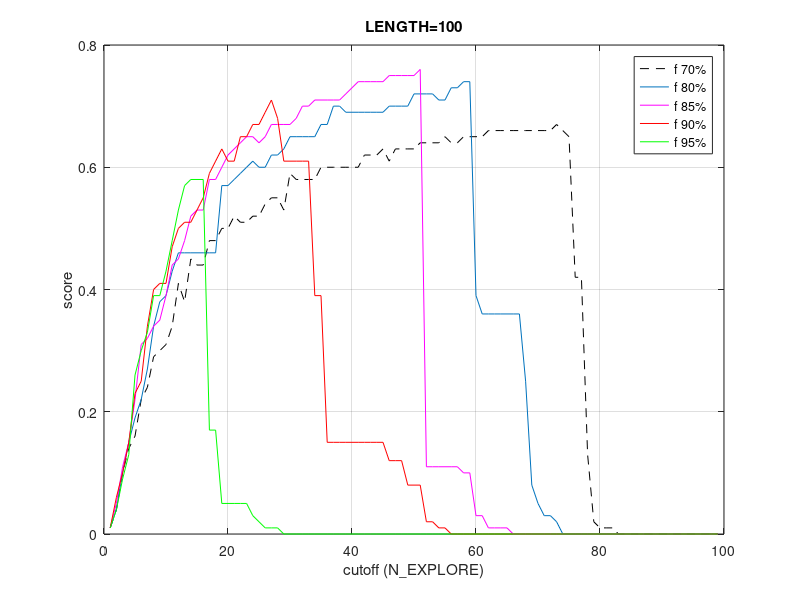

MATLAB code to generate this figure:
# The Boost License applies to the present file, as described in file ./LICENSE

# LENGTH 100, N_ITER 100000

figure; plot([ 0.0100 0.0400 0.1000 0.1400 0.1600 0.2200 0.2400 0.2900 0.3000 0.3100 0.3400 0.4100 0.3800 0.4500 0.4400 0.4400 0.4800 0.4800 0.5000 0.5000 0.5200 0.5100 0.5100 0.5200 0.5200 0.5400 0.5500 0.5500 0.5300 0.5900 0.5800 0.5800 0.5800 0.5800 0.6000 0.6000 0.6000 0.6000 0.6000 0.6000 0.6000 0.6200 0.6200 0.6200 0.6300 0.6100 0.6300 0.6300 0.6300 0.6300 0.6400 0.6400 0.6400 0.6400 0.6500 0.6400 0.6400 0.6500 0.6500 0.6500 0.6500 0.6600 0.6600 0.6600 0.6600 0.6600 0.6600 0.6600 0.6600 0.6600 0.6600 0.6600 0.6700 0.6600 0.6500 0.4200 0.4200 0.1300 0.0200 0.0100 0.0100 0.0100 0.0000 0.0000 0.0000 0.0000 0.0000 0.0000 0.0000 0.0000 0.0000 0.0000 0.0000 0.0000 0.0000 0.0000 0.0000 0.0000 0.0000 nan ], 'k--');
hold on; plot([ 0.0100 0.0400 0.1000 0.1500 0.1900 0.2200 0.2700 0.3400 0.3800 0.3900 0.4300 0.4600 0.4600 0.4600 0.4600 0.4600 0.4600 0.4600 0.5700 0.5700 0.5800 0.5900 0.6000 0.6100 0.6000 0.6000 0.6200 0.6200 0.6300 0.6500 0.6500 0.6500 0.6500 0.6500 0.6700 0.6700 0.7000 0.7000 0.6900 0.6900 0.6900 0.6900 0.6900 0.6900 0.6900 0.7000 0.7000 0.7000 0.7000 0.7200 0.7200 0.7200 0.7200 0.7100 0.7100 0.7300 0.7300 0.7400 0.7400 0.3900 0.3600 0.3600 0.3600 0.3600 0.3600 0.3600 0.3600 0.2500 0.0800 0.0500 0.0300 0.0300 0.0200 0.0000 0.0000 0.0000 0.0000 0.0000 0.0000 0.0000 0.0000 0.0000 0.0000 0.0000 0.0000 0.0000 0.0000 0.0000 0.0000 0.0000 0.0000 0.0000 0.0000 0.0000 0.0000 0.0000 0.0000 0.0000 0.0000 nan ]);
hold on; plot([ 0.0100 0.0500 0.1100 0.1500 0.2200 0.3100 0.3200 0.3400 0.3500 0.3900 0.4400 0.4500 0.4800 0.5200 0.5300 0.5300 0.5800 0.5800 0.6000 0.6200 0.6300 0.6400 0.6500 0.6500 0.6400 0.6500 0.6700 0.6700 0.6700 0.6700 0.6800 0.7000 0.7000 0.7100 0.7100 0.7100 0.7100 0.7100 0.7200 0.7300 0.7400 0.7400 0.7400 0.7400 0.7400 0.7500 0.7500 0.7500 0.7500 0.7500 0.7600 0.1100 0.1100 0.1100 0.1100 0.1100 0.1100 0.1000 0.1000 0.0300 0.0300 0.0100 0.0100 0.0100 0.0100 0.0000 0.0000 0.0000 0.0000 0.0000 0.0000 0.0000 0.0000 0.0000 0.0000 0.0000 0.0000 0.0000 0.0000 0.0000 0.0000 0.0000 0.0000 0.0000 0.0000 0.0000 0.0000 0.0000 0.0000 0.0000 0.0000 0.0000 0.0000 0.0000 0.0000 0.0000 0.0000 0.0000 0.0000 nan ],'m');
hold on; plot([ 0.0100 0.0600 0.1000 0.1500 0.2300 0.2500 0.3400 0.4000 0.4100 0.4100 0.4700 0.5000 0.5100 0.5100 0.5300 0.5500 0.5900 0.6100 0.6300 0.6100 0.6100 0.6500 0.6500 0.6700 0.6700 0.6900 0.7100 0.6800 0.6100 0.6100 0.6100 0.6100 0.6100 0.3900 0.3900 0.1500 0.1500 0.1500 0.1500 0.1500 0.1500 0.1500 0.1500 0.1500 0.1500 0.1200 0.1200 0.1200 0.0800 0.0800 0.0800 0.0200 0.0200 0.0100 0.0100 0.0000 0.0000 0.0000 0.0000 0.0000 0.0000 0.0000 0.0000 0.0000 0.0000 0.0000 0.0000 0.0000 0.0000 0.0000 0.0000 0.0000 0.0000 0.0000 0.0000 0.0000 0.0000 0.0000 0.0000 0.0000 0.0000 0.0000 0.0000 0.0000 0.0000 0.0000 0.0000 0.0000 0.0000 0.0000 0.0000 0.0000 0.0000 0.0000 0.0000 0.0000 0.0000 0.0000 0.0000 nan ],'r');
hold on; plot([ 0.0100 0.0400 0.0900 0.1300 0.2600 0.3000 0.3300 0.3900 0.3900 0.4300 0.4800 0.5300 0.5700 0.5800 0.5800 0.5800 0.1700 0.1700 0.0500 0.0500 0.0500 0.0500 0.0500 0.0300 0.0200 0.0100 0.0100 0.0100 0.0000 0.0000 0.0000 0.0000 0.0000 0.0000 0.0000 0.0000 0.0000 0.0000 0.0000 0.0000 0.0000 0.0000 0.0000 0.0000 0.0000 0.0000 0.0000 0.0000 0.0000 0.0000 0.0000 0.0000 0.0000 0.0000 0.0000 0.0000 0.0000 0.0000 0.0000 0.0000 0.0000 0.0000 0.0000 0.0000 0.0000 0.0000 0.0000 0.0000 0.0000 0.0000 0.0000 0.0000 0.0000 0.0000 0.0000 0.0000 0.0000 0.0000 0.0000 0.0000 0.0000 0.0000 0.0000 0.0000 0.0000 0.0000 0.0000 0.0000 0.0000 0.0000 0.0000 0.0000 0.0000 0.0000 0.0000 0.0000 0.0000 0.0000 0.0000 nan ],'g');
grid;

legend('f 70%', 'f 80%', 'f 85%','f 90%', 'f 95%');
xlabel('cutoff (N\_EXPLORE)');
ylabel('score');
title('LENGTH=100');
